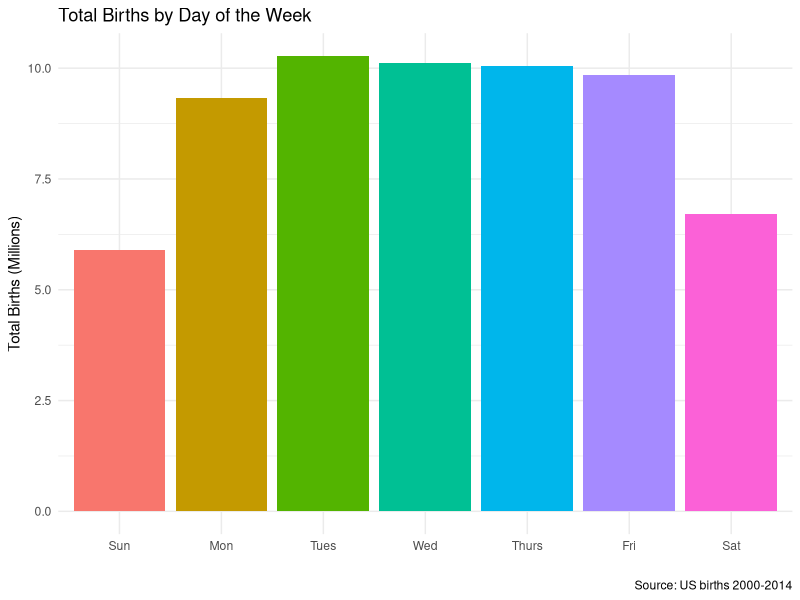
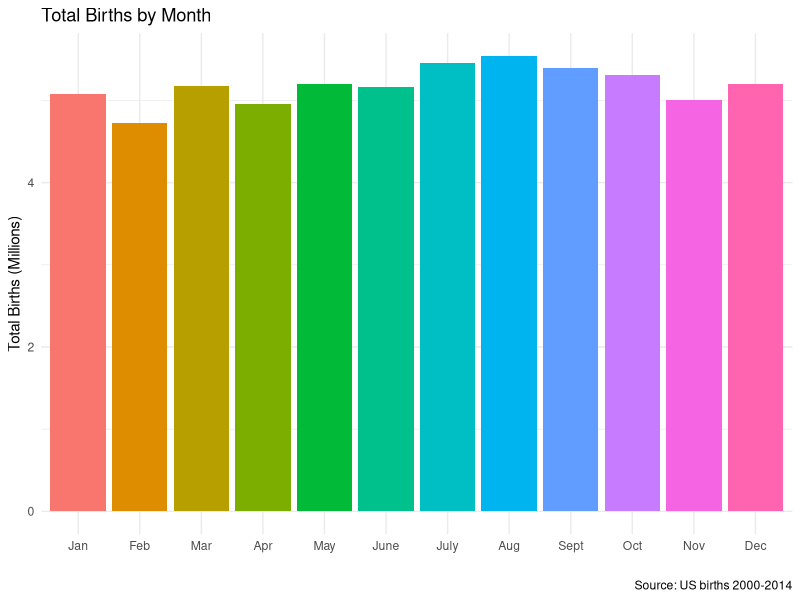
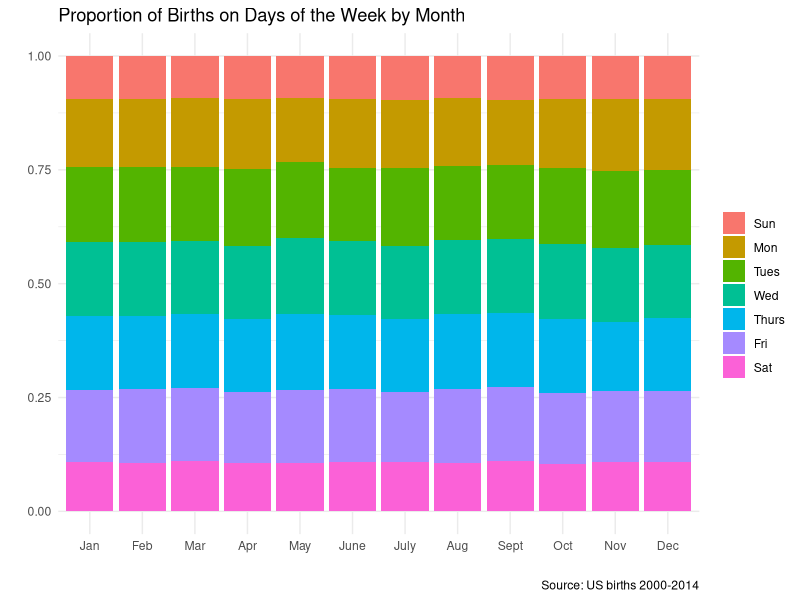
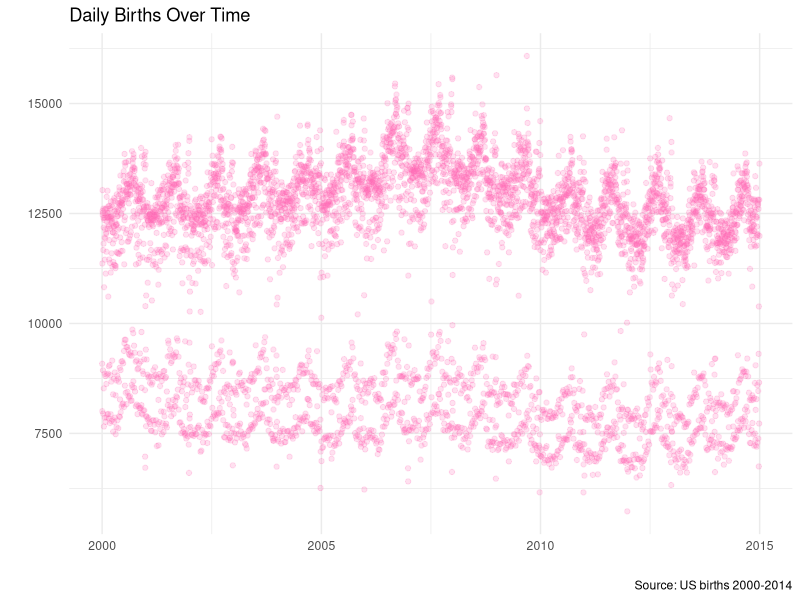
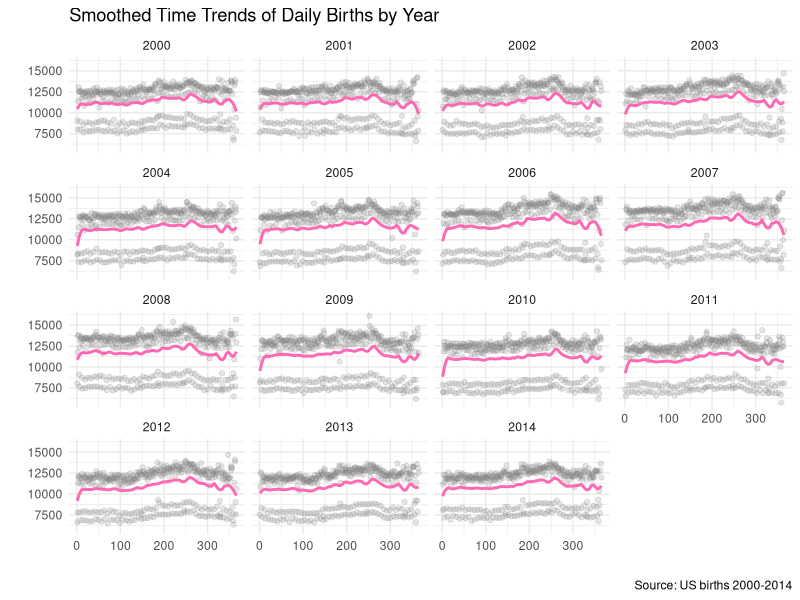
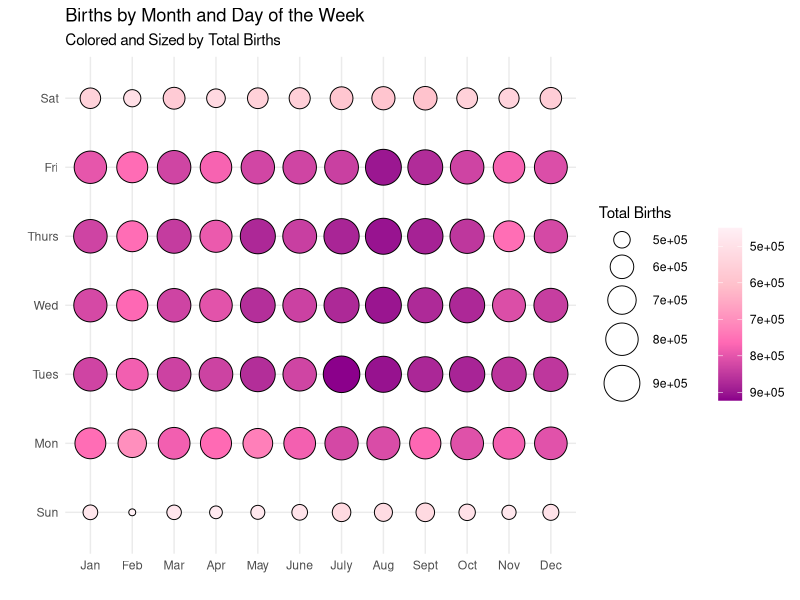
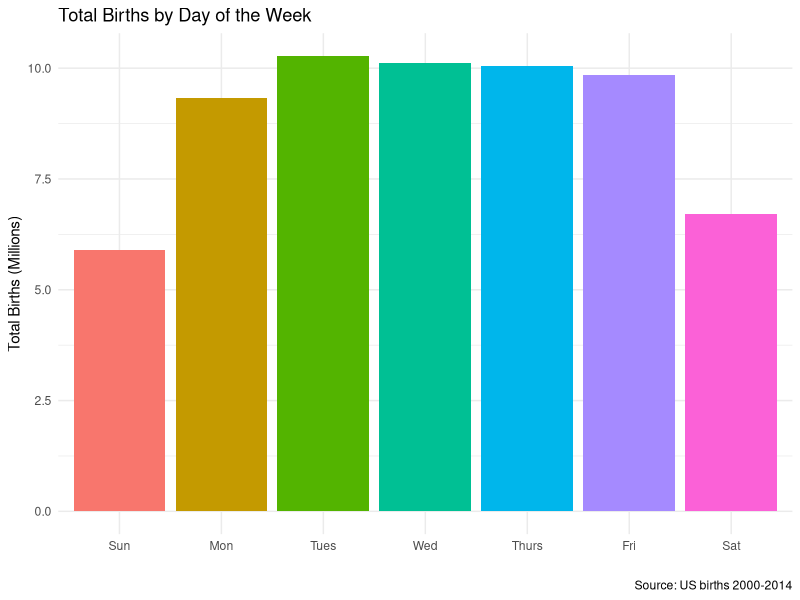
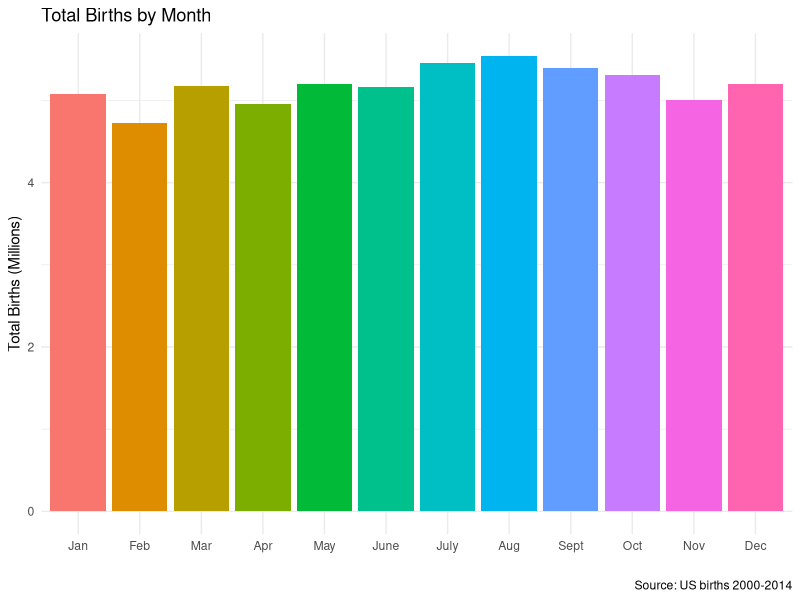

R code for these plots, in order:
## ---- chunk 1
knitr::opts_chunk$set(echo = TRUE)
## ---- chunk 2
library(tidyverse)
library(dplyr)
library(ggplot2)
library(lubridate)
library(here)

birth <- read_csv(here("data", "us_births_00_14.csv"))

# check head, missing values, and data structure 
head(birth)
sum(is.na(birth))
str(birth)
## ---- chunk 3
# most popular birthday every month of every year 
birth %>% group_by(year, month) %>% filter(births == max(births)) 
# most popular birthdays 
birth %>% group_by(month, date_of_month) %>% summarise(birthday = sum(births)) %>% arrange(desc(birthday)) 
# births by day of week 
birth %>% group_by(day_of_week) %>% summarise(total_births_bydw = sum(births)) %>% arrange(desc(total_births_bydw))
# births by month 
birth %>% group_by(month) %>% summarise(total_births_bym = sum(births)) %>% arrange(desc(total_births_bym))
# births by year 
birth %>% group_by(year) %>% summarise(total_births_byy = sum(births)) %>% arrange(desc(total_births_byy))
## ---- chunk 4
birth %>% group_by(day_of_week) %>% summarise(total_births = sum(births)) %>% 
  mutate(day = factor(day_of_week, levels = c("Sun", "Mon", "Tues", "Wed", "Thurs", "Fri", "Sat"))) %>% 
  ggplot(aes(x = day, y = total_births/1000000, fill = day)) + geom_col() + 
  labs(title = "Total Births by Day of the Week", x = "", y = "Total Births (Millions)", caption = "Source: US births 2000-2014") +
  theme_minimal() + theme(legend.position = "none")

ggsave("births_dow.png")
## ---- chunk 5
birth %>% group_by(month) %>% summarise(total_births = sum(births)) %>% 
  mutate(month = factor(month, levels = 1:12, labels = c("Jan", "Feb", "Mar", "Apr", "May", "June", "July", "Aug", "Sept", "Oct", "Nov", "Dec"))) %>% 
  ggplot(aes(x = month, y = total_births/1000000, fill = month)) + geom_col() + 
  labs(title = "Total Births by Month", x = "", y = "Total Births (Millions)", caption = "Source: US births 2000-2014") +
  theme_minimal() + theme(legend.position = "none")

ggsave("births_month.png")
## ---- chunk 6
birth %>% group_by(month, day_of_week) %>% summarise(total_births = sum(births)) %>%
  mutate(month = factor(month, levels = 1:12, labels = c("Jan", "Feb", "Mar", "Apr", "May", "June", "July", "Aug", "Sept", "Oct", "Nov", "Dec")),
         day_of_week = factor(day_of_week, levels = c("Sun", "Mon", "Tues", "Wed", "Thurs", "Fri", "Sat"))) %>%
  ggplot(aes(x = month, y = total_births/1000000, fill = day_of_week)) + geom_bar(stat = "identity", position = "fill") + 
  labs(title = "Proportion of Births on Days of the Week by Month", y = "", x = "", fill = "", caption = "Source: US births 2000-2014") + 
  theme_minimal() + theme(legend.position = "right")

ggsave("births_proportion_dow_month.png")
## ---- chunk 7
ggplot(birth, aes(x = date, y = births)) +
  geom_point(color = "hotpink", alpha = .2) +
  labs(title = "Daily Births Over Time", x = "", y = "", caption = "Source: US births 2000-2014") +
  theme_minimal()

ggsave("births_over_time.png")
## ---- chunk 8
birth %>% mutate(day_of_year = yday(date)) %>% group_by(date, year, day_of_year) %>%
  summarise(total_births = sum(births), .groups = "drop") %>% 
  ggplot(aes(x = day_of_year, y = total_births)) + geom_point(alpha = 0.2, color = "gray50") +
  geom_smooth(method = "loess", span = 0.1, color = "hotpink", se = FALSE) +
  facet_wrap(~ year) + labs(title = "Smoothed Time Trends of Daily Births by Year", caption = "Source: US births 2000-2014",
    x = "", y = "") + theme_minimal() 

ggsave("births_yearly_facets.png")
## ---- chunk 9
birth %>% group_by(month, day_of_week) %>% summarise(total_births = sum(births), .groups = "drop") %>%
  mutate(month = factor(month, levels = 1:12, labels = c("Jan", "Feb", "Mar", "Apr", "May", "June", "July", "Aug", "Sept", "Oct", "Nov", "Dec")), 
         day_of_week = factor(day_of_week, levels = c("Sun", "Mon", "Tues", "Wed", "Thurs", "Fri", "Sat"))) %>% 
  ggplot(aes(x = month, y = day_of_week)) +
  geom_point(aes(size = total_births, fill = total_births), shape = 21) +
  scale_size_continuous(range = c(2, 12), name = "Total Births", ) +  
  scale_fill_gradientn(colors = c("#fff0f5", "pink", "hotpink", "darkmagenta"), name = "", 
                       guide = guide_colorbar(reverse = TRUE,  barheight = unit(125, "pt"))) + 
  labs(title = "Births by Month and Day of the Week", subtitle = "Colored and Sized by Total Births", x = "", y = "") +
  theme_minimal() + theme(legend.position = "right", legend.box = "horizontal")

ggsave("births_dot_matrix.png")
